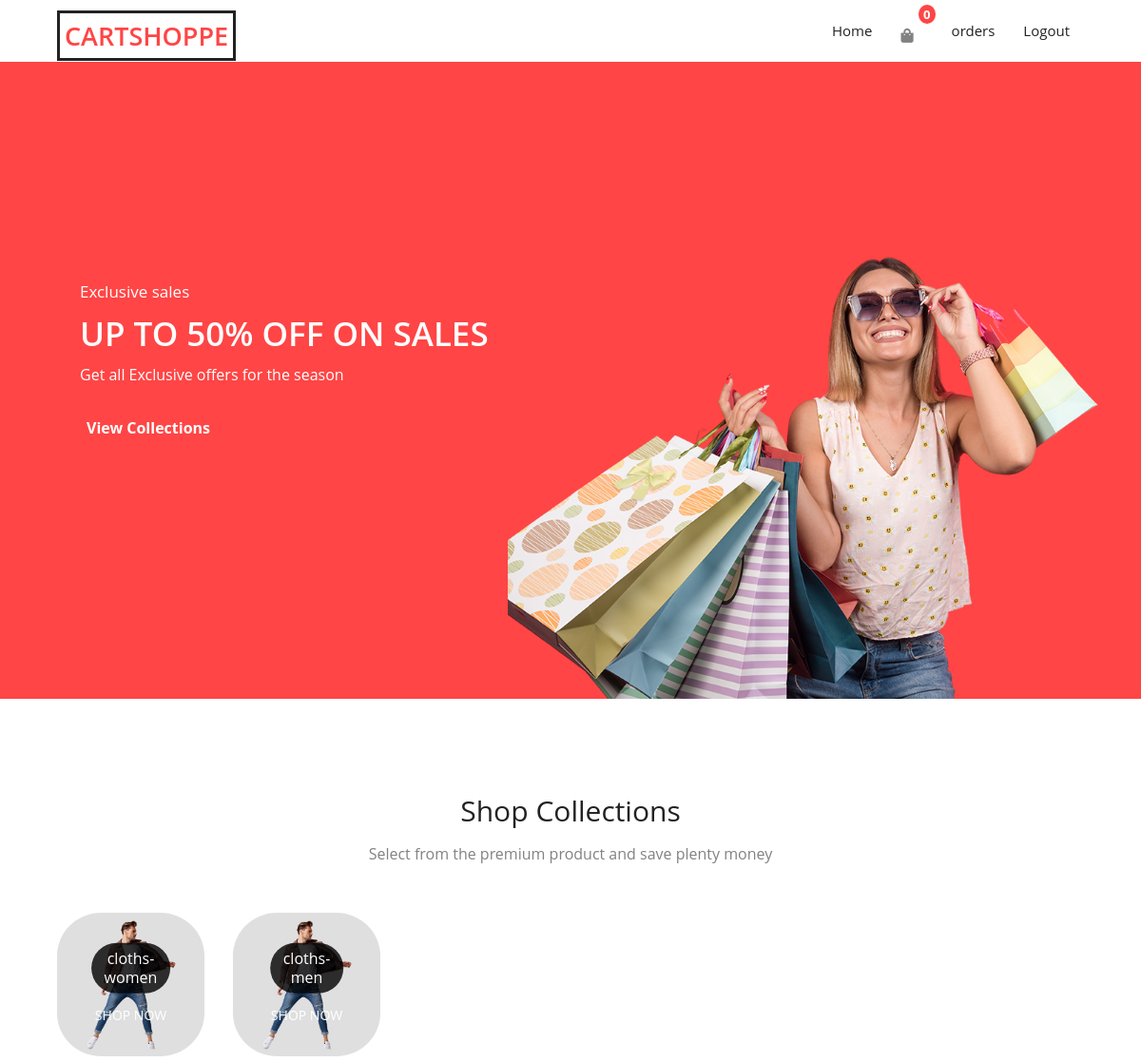
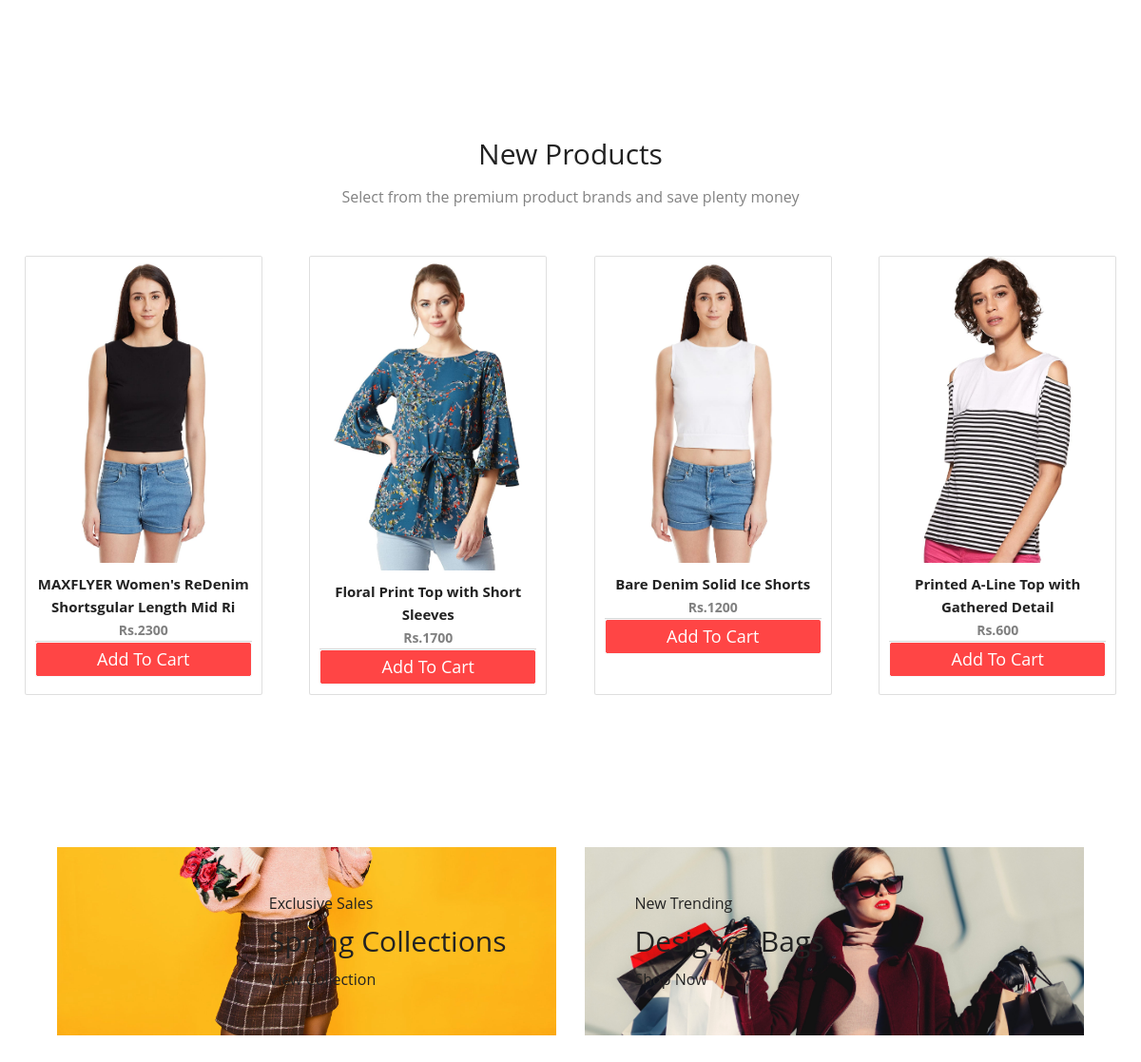
Page /?category=1 (signed in) on the committed database (2 pictures, top to bottom).
### store/models/category.py (models this page shows, shortened)
class Category(models.Model):
    name = models.CharField(max_length=20)
    @staticmethod
    def get_all_categories():
        return Category.objects.all()

### store/models/product.py (models this page shows, shortened)
class Product(models.Model):
    name = models.CharField(max_length=50)
    price = models.IntegerField(default=0)
    category = models.ForeignKey(Category, on_delete=models.CASCADE, default=1)
    description = models.CharField(max_length=200, default='' , null=True , blank=True)
    image = models.ImageField(upload_to='uploads/products/')
    @staticmethod
    def get_all_products_by_categoryid(category_id):
        if category_id:
            return Product.objects.filter(category = category_id)
        else:
            return Product.get_all_products();

### store/views/home.py (the view, shortened to what this page needs)
# urls.py: path('', home.Index.as_view(), name="homepage"),
class Index(View):
    def get(self, request):
        cart = request.session.get('cart')
        if not cart:
            request.session['cart'] = {}
        products = None
        categories = Category.get_all_categories()
        categoryId = request.GET.get('category')
        if categoryId:
            products = Product.get_all_products_by_categoryid(categoryId)
        else:
            products = Product.get_all_products()
        data = {}
        data['products'] = products
        data['categories'] = categories
        return render(request, 'index.html', data)

### store/templatetags/cart.py (called while the page is built)
@register.filter(name='is_in_cart')
def is_in_cart(product, cart):
    keys = cart.keys()
    for id in keys:
        if int(id)==product.id:
            return True
    return False

### store/templatetags/custom_filter.py (called while the page is built)
@register.filter(name='currency')
def currency(number):
    return "Rs."+str(number)

### store/templates/index.html (shortened to what this page needs)
{% extends 'base.html' %}
{% block content %}
{% load cart %}
{% load custom_filter %}
{% load static %}
<div class="hero">
  <div class="left">
    <span>Exclusive sales</span>
    <h1>UP TO 50% OFF ON SALES</h1>
    <small>Get all Exclusive offers for the season</small>
    <a href="">View Collections</a>
  </div>
  <div class="right">
    <img src="{% static 'store/hero.png' %}" alt="">
  </div>
</div>
<section class="section promotion">
  <div class="title">
    <h2>Shop Collections</h2>
    <span>Select from the premium product and save plenty money</span>
  </div>
  <div class="promotion-layout container">
    {% for category in categories %}
    <div class="promotion-item">
      <img src="{% static 'store/men.png' %}" alt="" />
      <div class="promotion-content">
        <h3>{{category.name}}</h3>
        <a href="/?category={{category.id}}">SHOP NOW</a>
      </div>
    </div>
    {% endfor %}
  </div>
</section>
<section class="section products">
  <div class="title">
    <h2>New Products</h2>
    <span>Select from the premium product brands and save plenty money</span>
  </div>
  <div class="product-layout">
    {% for product in products %}
    <div class="product card mx-auto mb-3"  id={{product.id}} style="width: 25rem;">
      <div class="img-container">
        <img src="{{product.image.url}}" alt="" />
        <ul class="side-icons">
        </ul>
      </div>
      <div class="bottom">
        <a href=""><b>{{product.name}}</b></a>
        <div class="price">
          <span style="color:grey;font-size:14px"><b>{{product.price|currency}}</b></span>
        </div>
        <div class="card-footer p-0 no-gutters">
          {% if product|is_in_cart:request.session.cart %}
          <div class="row no-gutters">
            <form action="/#{{product.id}}" class="col-2 " method="post">
              {% csrf_token %}
              <input hidden type="text" name='product' value='{{product.id}}'>
              <input hidden type="text" name='remove' value='True'>
              <input type="submit" value=" - " class="btn btn-block border-right" style="background-color:#ff4545; color:white">
            </form>
            <div class="text-center col">{{product|cart_quantity:request.session.cart}} in Cart</div>
            <form action="/#{{product.id}}" class="col-2 " method="post">
              {% csrf_token %}
              <input hidden type="text" name='product' value='{{product.id}}'>
              <input type="submit" value=" + " class="btn btn-block border-left" style="background-color:#ff4545; color:white">
            </form>
          </div>
          {% else %}
          <form action="/#{{product.id}}" method="POST" class="btn-block">
            <input type="submit" class="float-right btn btn-light  form-control"
              value="Add To Cart" style="background-color:#ff4545; color:white;font-size:18px">
          </form>
          {% endif %}
        </div>
      </div>
    </div>
    {% endfor %}
  </div>
</section>
<section class="section advert">
  <div class="advert-layout container">
    <div class="item ">
      <img src="{% static 'store/slider_3.jpg' %}" alt="">
      <div class="content left">
        <span>Exclusive Sales</span>
        <h3>Spring Collections</h3>
        <a href="">View Collection</a>
      </div>
    </div>
    <div class="item">
      <img src="{% static 'store/slider_2.jpg' %}" alt="">
      <div class="content  right">
        <span>New Trending</span>
        <h3>Designer Bags</h3>
        <a href="">Shop Now </a>
      </div>
    </div>
  </div>
</section>
{% endblock %}

### rows in the picture
Category: name "cloths-women"
Category: name "cloths-men"
Product: image (picture), name "MAXFLYER Women's ReDenim Shortsgular Length Mid Ri", price "Rs.2300"
Product: {{ product.id }} 2 (drawn), image (picture), name "Floral Print Top with Short Sleeves", price "Rs.1700"
Product: image (picture), name "Bare Denim Solid Ice Shorts", price "Rs.1200"
Product: image (picture), name "Printed A-Line Top with Gathered Detail", price "Rs.600"
